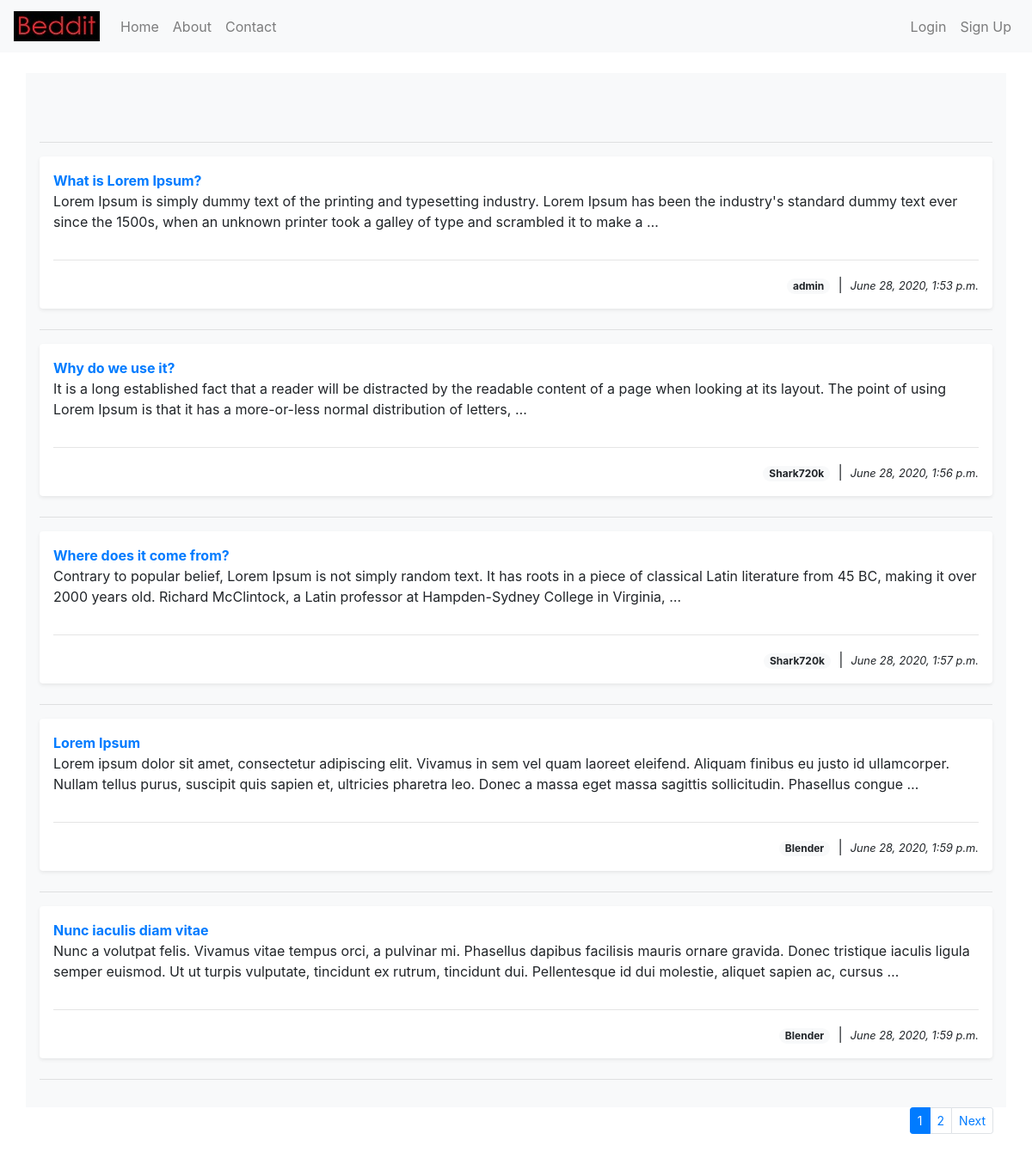
/posts/, run on the app's committed database.
### posts_app/models.py (models this page shows, shortened)
class Post(models.Model):
    author = models.ForeignKey(settings.AUTH_USER_MODEL, on_delete = models.CASCADE)
    title = models.CharField(blank=False, null=False, max_length=500)
    text = models.TextField()
    post_datetime = models.DateTimeField(null=True)

### posts_app/views.py (the view)
# urls.py: path('',displayPosts,name='displayposts'),
def displayPosts(request):                          # For displaying all posts
    posts_list = Post.objects.all()
    paginator = Paginator(posts_list,5)             # Paginator for allowing 5 posts on a page
    try:
        page = int(request.GET.get('page',1))
    except:
        page = 1
    try:
        posts = paginator.page(page)
    except(EmptyPage, InvalidPage):
        posts = paginator.page(paginator.num_pages)
    return render(request,'Posts/posts.html',{ 'posts': posts, })

### posts_app/templates/Posts/posts.html (shortened to what this page needs)
<html>
    {% extends 'index.html' %}
    {% block content %}
    <body>
        <br>
        <div class="container p-3 bg-light">
            {% if user.is_authenticated %}
            <div class="card p-0 mb-0">
                <div class="card-body p-2 mb-2">
                    <div class="input-group-prepend">
                        <div class="input-group-text">
                            @{{ user.username }}
                        </div> &nbsp;
                        <a href="{% url 'createpost' %}" class="text-decoration-none">
                            <input class="form-control" type="text" style="width:500px;" placeholder="Create Post">
                        </a>
                    </div>
                </div>
            </div>
            {% else %}
            <br>
            <br>
            {% endif %}
        <hr>
        {% for post in posts.object_list %}
            <div class="shadow-sm p-3 mb-4 bg-white rounded">
                <b><a href={% url "postdetails" pk=post.pk %} class="text-decoration-none">{{ post.title }}</a></b>
                    <div class="overflow-hidden">
                        <span class="d-inline-block" style="max-width: 1500px;">
                            <p>{{ post.text|truncatewords:40 }}</p>
                        </span>
                    </div>
                    <hr>
                    <p class="text-right mb-0 p-0">
                        <span class="badge badge-pill badge-light">{{ post.author }}</span>
                        &nbsp;|&nbsp;
                        <small><i>{{ post.post_datetime }}</i></small>
                    </p>
            </div>
            <hr>
        {% endfor %}
        </div>
        <div class="container">
            <ul class="pagination pagination-sm justify-content-end">
                {% for pg in posts.paginator.page_range %}
                    {% if posts.number == pg %}
                        <li class="page-item active"><a class="page-link" href="?page={{ pg }}">{{ pg }}</a></li>
                    {% else %}
                        <li class="page-item"><a class="page-link" href="?page={{ pg }}">{{ pg }}</a></li>
                    {% endif %}
                {% endfor %}
                {% if posts.has_next %}
                        <li class="page-item"><a class="page-link" href="?page={{ posts.next_page_number }}">Next</a></li>
                {% endif %}
              </ul>
        </div>
    </body>
    {% endblock %}

### data on the page
Post: title "What is Lorem Ipsum?", text "Lorem Ipsum is simply dummy text of the printing and typesetting industry. Lorem Ipsum has been the industry's standard dummy text ever since the 1500s, when an unknown printer took a galley of type and scrambled it to make a …", author "admin", post_datetime "June 28, 2020, 1:53 p.m."
Post: title "Why do we use it?", text "It is a long established fact that a reader will be distracted by the readable content of a page when looking at its layout. The point of using Lorem Ipsum is that it has a more-or-less normal distribution of letters, …", author "Shark720k", post_datetime "June 28, 2020, 1:56 p.m."
Post: title "Where does it come from?", text "Contrary to popular belief, Lorem Ipsum is not simply random text. It has roots in a piece of classical Latin literature from 45 BC, making it over 2000 years old. Richard McClintock, a Latin professor at Hampden-Sydney College in Virginia, …", author "Shark720k", post_datetime "June 28, 2020, 1:57 p.m."
Post: title "Lorem Ipsum", text "Lorem ipsum dolor sit amet, consectetur adipiscing elit. Vivamus in sem vel quam laoreet eleifend. Aliquam finibus eu justo id ullamcorper. Nullam tellus purus, suscipit quis sapien et, ultricies pharetra leo. Donec a massa eget massa sagittis sollicitudin. Phasellus congue …", author "Blender", post_datetime "June 28, 2020, 1:59 p.m."
Post: title "Nunc iaculis diam vitae", text "Nunc a volutpat felis. Vivamus vitae tempus orci, a pulvinar mi. Phasellus dapibus facilisis mauris ornare gravida. Donec tristique iaculis ligula semper euismod. Ut ut turpis vulputate, tincidunt ex rutrum, tincidunt dui. Pellentesque id dui molestie, aliquet sapien ac, cursus …", author "Blender", post_datetime "June 28, 2020, 1:59 p.m."

### other printed values
{{ pg }} "1"
{{ pg }} "2"
